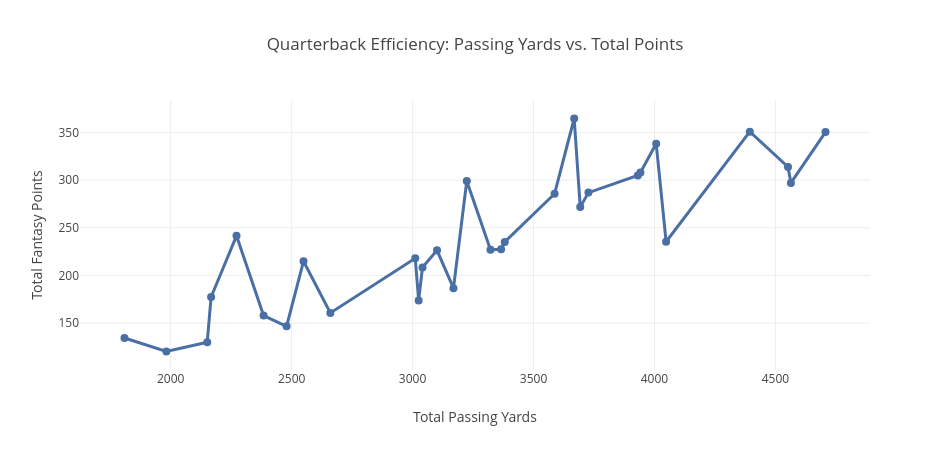

The code cell stored with this chart in its notebook:
### Markdown cell above
Chart 4: Quarterback Efficiency Line Plot  
Visualization Type: Line Plot with Data Markers  

Variables Plotted:  

  - X-axis: Total Rushing Yards (Rushing Yards)
  - Y-axis: Total Fantasy Points (PTS)
  - Hover metadata: Player (QB) Name, Total Rushing Yards, Total Passing Yards, and Total Fantasy Points.

Purpose: This visual illustrates passing volume against total fantasy points to show the strength of the trend between these two variables, while hiding the impact of the rushing yards for mobile quarterbacks.

Insights & Intepretation: While traditional pocket passers (i.e. Jared Goff) display a generally linera relationship between passing yards and total fantasy points, mobile QBs (Jalen Hurts) create sharp upwards spikes on the line. These points show how much impact a mobile QB has on their total fantasy production compared to just the passing yards.

### Code cell
qb_df = df[df['POS'] == 'QB'].copy()
qb_df = qb_df.sort_values(by='Passing Yards', ascending=False).head(30)

fig_qb_line = px.line(
    qb_df,
    x='Passing Yards',
    y='PTS',
    hover_name='Name',
    # hover_data = {'Rushing Yards': True},
    title="Quarterback Efficiency: Passing Yards vs. Total Points",
    labels={'Passing Yards': 'Total Passing Yards', 'Rushing Yards': 'Total Rushing Yards', 'PTS': 'Total Fantasy Points'},
    markers=True,  # Adds dots on the line for each player
    width=950,
    height=450
)
# Style the line to look clean and custom
fig_qb_line.update_traces(line=dict(color='#4A6FA5', width=3), marker=dict(size=8))
fig_qb_line.show()

### Figure 1 — Plotly figure (JSON) as saved in the notebook; plotly's stock layout.template omitted (floating-point values rounded to 4 significant figures)
{"data": [{"hovertemplate": "<b>%{hovertext}</b><br><br>Total Passing Yards=%{x}<br>Total Fantasy Points=%{y}<extra></extra>", "hovertext": ["Matthew Stafford", "Jared Goff", "Dak Prescott", "Drake Maye", "Sam Darnold", "Trevor Lawrence", "Caleb Williams", "Bo Nix", "Justin Herbert", "Baker Mayfield", "Josh Allen", "Patrick Mahomes", "Jordan Love", "Jacoby Brissett", "Aaron Rodgers", "Jalen Hurts", "Cameron Ward", "Daniel Jones", "C.J. Stroud", "Geno Smith", "Bryce Young", "Tua Tagovailoa", "Lamar Jackson", "Joe Flacco", "Tyler Shough", "Jaxson Dart", "Brock Purdy", "Mac Jones", "Michael Penix Jr.", "Joe Burrow"], "legendgroup": "", "line": {"color": "#4A6FA5", "dash": "solid", "width": 3}, "marker": {"size": 8, "symbol": "circle"}, "mode": "lines+markers", "name": "", "orientation": "v", "showlegend": false, "type": "scatter", "x": [4707, 4564, 4552, 4394, 4048, 4007, 3942, 3931, 3727, 3693, 3668, 3587, 3381, 3366, 3322, 3224, 3169, 3101, 3041, 3025, 3011, 2660, 2549, 2479, 2384, 2272, 2167, 2151, 1982, 1809], "xaxis": "x", "y": [350.4, 297.1, 313.8, 350.8, 235.4, 338.2, 308.0, 304.8, 286.9, 271.9, 364.6, 285.7, 235.1, 227.4, 227.0, 299.1, 186.7, 226.4, 208.5, 173.9, 218.0, 160.7, 214.9, 146.7, 158.0, 241.6, 177.4, 130.0, 120.3, 134.5], "yaxis": "y"}], "layout": {"height": 450, "legend": {"tracegroupgap": 0}, "title": {"text": "Quarterback Efficiency: Passing Yards vs. Total Points"}, "width": 950, "xaxis": {"anchor": "y", "domain": [0, 1], "title": {"text": "Total Passing Yards"}}, "yaxis": {"anchor": "x", "domain": [0, 1], "title": {"text": "Total Fantasy Points"}}}}
